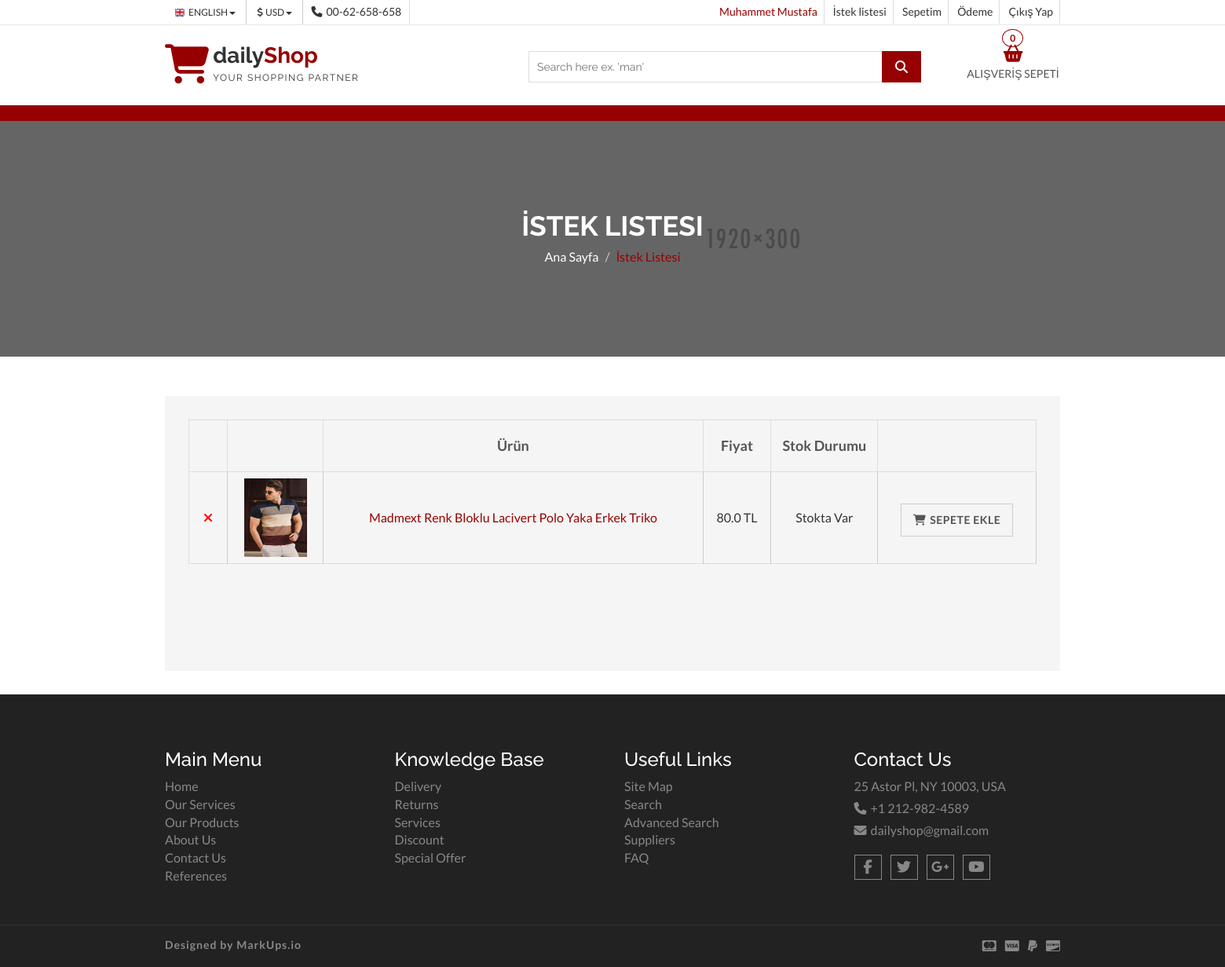
The app's page /order/wishlist/ (signed in) with its own data.
### product/models.py (models this page shows, shortened)
class Product(models.Model):
    STATUS = (
        ('True','Evet'),
        ('False','Hayır'),
    )
    category = models.ForeignKey(Category,on_delete=models.CASCADE)
    title = CharField(max_length=200)
    keywords = CharField(blank = True,max_length=255)
    description = CharField(blank = True,max_length=255)
    image = ImageField(blank = True,upload_to = "images/")
    price = FloatField()
    amount = IntegerField()
    detail = RichTextUploadingField()
    status = CharField(max_length=10,choices=STATUS)
    slug = AutoSlugField(populate_from='title')
    created_at = DateTimeField(auto_now_add=True)
    update_at = DateTimeField(auto_now=True)
    def __str__(self):
        return self.title
    def image_tag(self):
        try:
            return mark_safe(f'<img src="{self.image.url}" alt="image"  height = "50"')
        except Exception:
            return mark_safe(f'<img alt="image field is blank"')
    image_tag.short_description = "Image"

### order/views.py (the view)
# urls.py: path('wishlist/', views.WishlistView, name='Wishlist'),
def WishlistView(request):
    context = SettingsFunc(request)
    customer = GetCustomer(request)
    context['customer'] = customer
    if customer is not None:
        wishlist = Wishlist.objects.filter(customer_id=customer.id)
        products = []
        for w in wishlist:
            products.append(Product.objects.get(id=w.product_id))
        context['products'] = products
    else:
        context['products'] = None
    print(context['products'])
    return render(request,"wishlist.html",context)

### home/views.py (called while the page is built, shortened)
def SettingsFunc(request):
    setting = Setting.objects.get(pk=1)
    category = Category.objects.all()
    context = {
        'setting' : setting,
        'category':category
    }
    items,total = CookieCart(request)
    context['cart'] = items
    context['total'] = total
    context['CartItemCount'] = len(context['cart'])
    wishList = None
    if request.user.is_authenticated:
        customer = UserProfile.objects.get(user_id=request.user.id)
        wishList = Wishlist.objects.filter(customer_id=customer.id)
        context['wishList'] = [x.product for x in wishList]
    return context

def CookieCart(request):
    items = []
    total = 0
    if request.user.is_authenticated:
        customer = UserProfile.objects.get(user_id=request.user.id)
        items = ShopCart.objects.filter(customer_id= customer.id)
        total = sum([x.amount for x in items])
    return items, total

### order/views.py (called while the page is built)
def GetCustomer(request):
    if request.user.is_authenticated:
        return UserProfile.objects.get(user_id=request.user.id)
    return None

### home/templates/wishlist.html (shortened to what this page needs)
{% extends 'homebase.html' %}
{% load static %}
 {% block content %}
<section id="aa-catg-head-banner"><img src="{% static 'img/fashion/fashion-header-bg-8.jpg' %}"
        alt="website template image">
    <div class="aa-catg-head-banner-area">
        <div class="container">
            <div class="aa-catg-head-banner-content">
                <h2>İstek Listesi</h2>
                <ol class="breadcrumb">
                    <li><a href="/">Ana Sayfa</a></li>
                    <li class="active">İstek Listesi</li>
                </ol>
            </div>
        </div>
    </div>
</section>
<section id="cart-view" class="mb-5">
    <div class="container">
        <div class="row">
            <div class="col-md-12">
                <div class="cart-view-area">
                    <div class="cart-view-table aa-wishlist-table">
                        <form action="">
                            <div class="table-responsive">
                                <table class="table">
                                    <thead>
                                        <tr>
                                            <th></th>
                                            <th></th>
                                            <th>Ürün</th>
                                            <th>Fiyat</th>
                                            <th>Stok Durumu</th>
                                            <th></th>
                                        </tr>
                                    </thead>
                                    <tbody>
                                        {% for product in products %}
                                        <tr>
                                            <td><a class="remove wishListBtn" href="#" data-action="remove" data-productid="{{product.id}}" class="wishListBtn" onclick="WishListBtn(this)">
                                                    <fa class="fa fa-close"></fa>
                                                </a></td>
                                            <td><a href="/product/{{product.id}}/{{product.slug}}"><img src={{ product.image.url }} alt="img"></a></td>
                                            <td><a class="aa-cart-title" href="/product/{{product.id}}/{{product.slug}}">
                                                    {{ product.title }}
                                            </a></td>
                                            <td>{{ product.price }}
                                                TL
                                            </td>
                                            <td>
                                                {% if product.amount > 0 %}
                                                Stokta Var
                                                {% else %}
                                                Stokta Yok
                                                {% endif %}
                                            </td>
                                            {% if product.amount > 0 %}
                                            <td><a href="#" class="aa-add-to-cart-btn add_to_cart" onclick="AddToCart(this); UpdateItem(this);" data-imageurl="{{product.image.url}}" data-title="{{product.title}}" data-price="{{product.price}}" data-action="add" data-productid="{{product.id}}"><span
                                                class="fa fa-shopping-cart" disabled></span>Sepete
                                            Ekle</a></td>
                                            {% endif %}
                                        </tr>
                                        {% endfor %}
                                    </tbody>
                                </table>
                            </div>
                        </form>
                    </div>
                </div>
            </div>
        </div>
    </div>
</section>
{% endblock content %} {% block footer %} {% include 'footer.html' %} {% endblock footer %}

### home/templates/header.html (shortened to what this page needs)
{% block header %} {% load static %}
<link rel="stylesheet" href="https://ajax.googleapis.com/ajax/libs/jqueryui/1.11.4/themes/smoothness/jquery-ui.css">
<header id="aa-header">
    <div class="aa-header-top">
        <div class="container">
            <div class="row">
                <div class="col-md-12">
                    <div class="aa-header-top-area">
                        <div class="aa-header-top-left">
                            <div class="aa-language">
                                <div class="dropdown">
                                    <a class="btn dropdown-toggle" href="#" type="button" id="dropdownMenu1"
                                        data-toggle="dropdown" aria-haspopup="true" aria-expanded="true">
                                        <img src="{% static 'img/flag/english.jpg' %}" alt="english flag">ENGLISH
                                        <span class="caret"></span>
                                    </a>
                                </div>
                            </div>
                            <div class="aa-currency">
                                <div class="dropdown">
                                    <a class="btn dropdown-toggle" href="#" type="button" id="dropdownMenu1"
                                        data-toggle="dropdown" aria-haspopup="true" aria-expanded="true">
                                        <i class="fa fa-usd"></i>USD
                                        <span class="caret"></span>
                                    </a>
                                </div>
                            </div>
                            <div class="cellphone hidden-xs">
                                <p><span class="fa fa-phone"></span>00-62-658-658</p>
                            </div>
                        </div>
                        <div class="aa-header-top-right">
                            <ul class="aa-head-top-nav-right">
                                {% if request.user.id %}
                                <li><a style="color: #970001"
                                        href=" {% url 'account' %} ">{{request.user.first_name}}</a></li>
                                {% endif %}
                                <li class="hidden-xs"><a href="/order/wishlist">İstek listesi</a></li>
                                <li class="hidden-xs"><a href=" {% url 'order' %} ">Sepetim</a></li>
                                <li class="hidden-xs"><a href="/order/checkout/">Ödeme</a></li>
                                {% if request.user.id %}
                                <li class="hidden-xs"><a href="{% url 'logout' %}">Çıkış Yap</a></li>
                                {% else %}
                                <li><a href="" data-toggle="modal" data-target="#login-modal">Giriş Yap</a></li>
                                {% endif %}
                            </ul>
                        </div>
                    </div>
                </div>
            </div>
        </div>
    </div>
    <div class="aa-header-bottom">
        <div class="container">
            <div class="row">
                <div class="col-md-12">
                    <div class="aa-header-bottom-area">
                        <div class="aa-logo">
                            <a href="/">
                                <span class="fa fa-shopping-cart"></span>
                                <p>daily<strong>Shop</strong> <span>Your Shopping Partner</span></p>
                            </a>
                        </div>
                        <div class="aa-cartbox">
                            <a class="aa-cart-link" href="/order/">
                                <span class="fa fa-shopping-basket"></span>
                                <span class="aa-cart-title">ALIŞVERİŞ SEPETİ</span>
                                <span class="aa-cart-notify">{{CartItemCount}}</span>
                            </a>
                        </div>
                        <div class="aa-search-box">
                            <form action="/search/" method="GET">
                                <input type="text" name="searchArea" id="searchArea"
                                    placeholder="Search here ex. 'man' " required>
                                <button type="submit"><span class="fa fa-search"></span></button>
                            </form>
                        </div>
                    </div>
                </div>
            </div>
        </div>
    </div>
</header>
{% endblock %}

### home/static/css/theme-color/dark-red-theme.css (style rules this page uses)
h2 { color: #970001; }
#aa-header .aa-header-bottom .aa-header-bottom-area .aa-logo a > span { color: #970001; }
#aa-header .aa-header-bottom .aa-header-bottom-area .aa-logo a strong { color: #970001; }
#aa-header .aa-header-bottom .aa-header-bottom-area .aa-search-box button { background-color: #970001; }
#aa-header .aa-header-bottom .aa-cartbox .aa-cart-link { color: #970001; }
#aa-header .aa-header-bottom .aa-cartbox .aa-cart-link .aa-cart-notify { border: 1px solid #970001; color: #970001; }
#aa-header .aa-header-bottom .aa-cartbox .aa-cart-link .aa-cart-notify:after { border-top-color: #970001; }
#aa-catg-head-banner .aa-catg-head-banner-area .aa-catg-head-banner-content .breadcrumb .active { color: #970001; }
#cart-view .cart-view-area .cart-view-table .table tbody tr td .aa-cart-title { color: #970001; }

### records on screen
Product: image (picture), title "Madmext Renk Bloklu Lacivert Polo Yaka Erkek Triko", price "80.0", amount "Stokta Var"

### other values on screen
{{ request.user.first_name }} "Muhammet Mustafa"
{{ CartItemCount }} "0"
